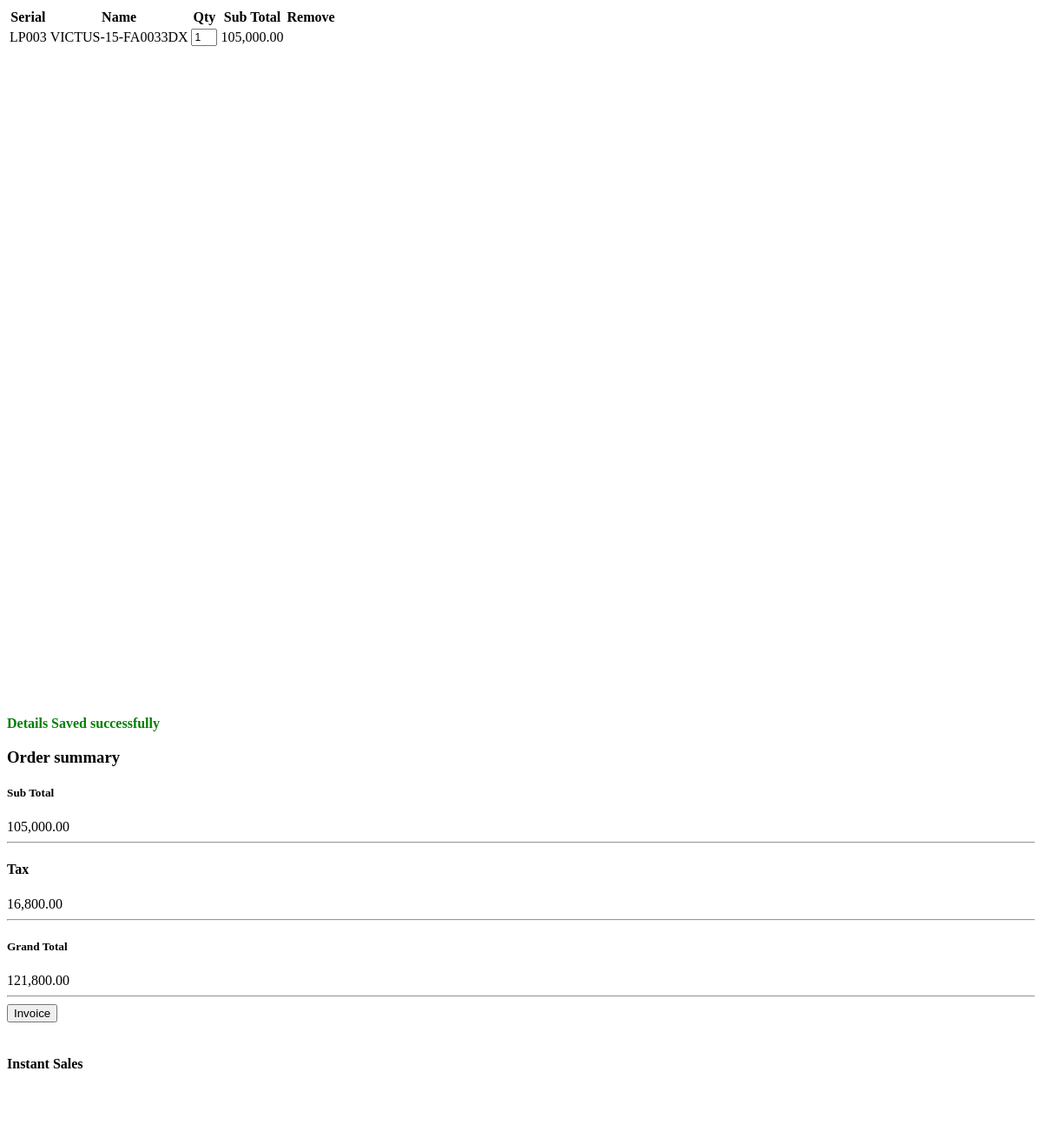
/store/customer-invoice-details/, run on an earlier commit of the app's database.
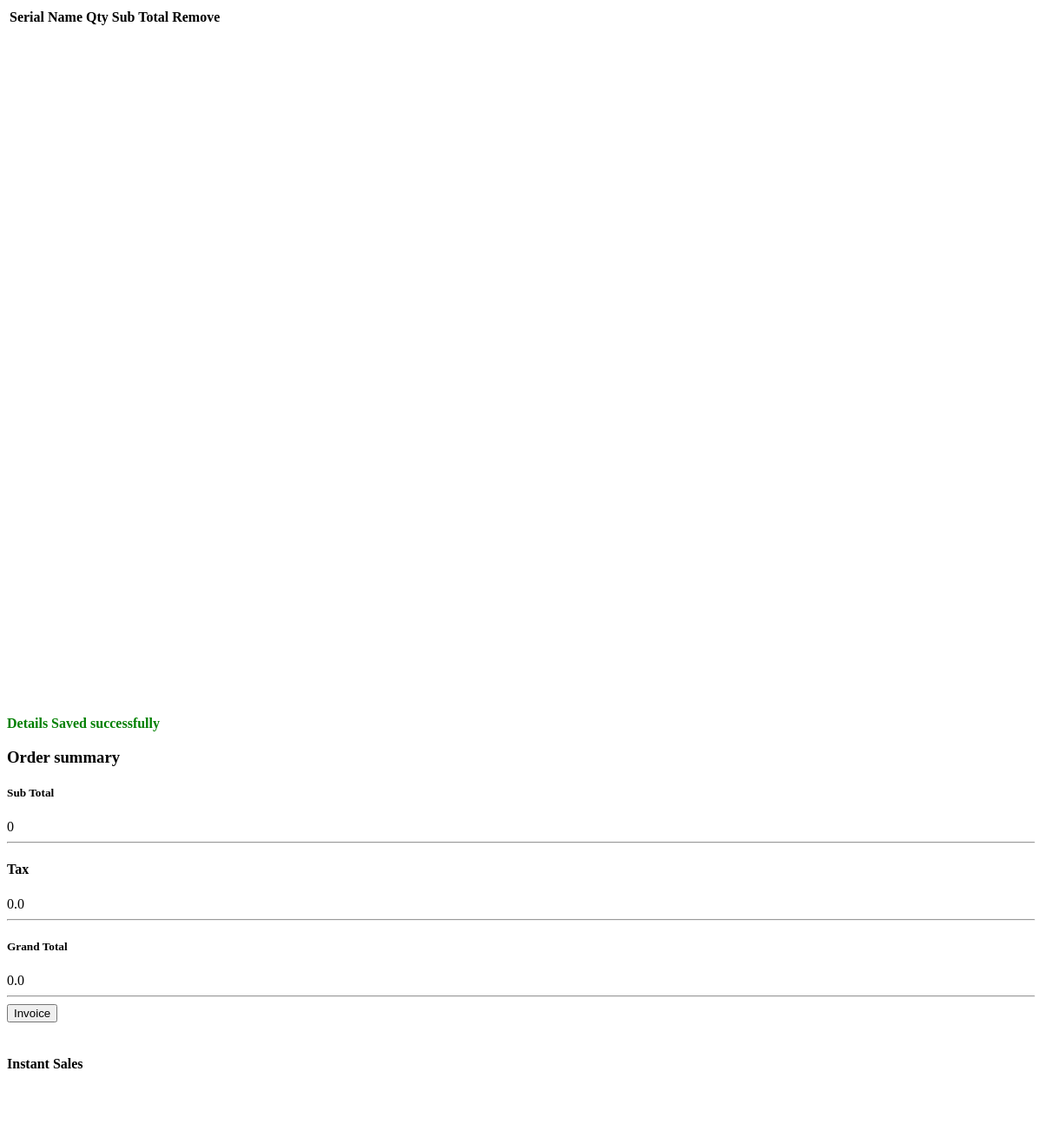
And on a later commit of the database.
### manager/models.py (models this page shows)
class StoreSales(models.Model):
    product = models.ForeignKey(ProductBuild, on_delete=models.CASCADE)
    quantity = models.IntegerField()
    price = models.DecimalField(max_digits=10, decimal_places=2, )
    tax= models.DecimalField(max_digits=10,default=16.00, decimal_places=2)
    date = models.DateField(auto_now=True)
    created_by = models.ForeignKey(User, on_delete=models.CASCADE)
    status = models.CharField(max_length=200,choices=(('cart','cart'),('ínvoiced','invoiced'),('sold','sold'),('in-stock','in-stock'),('returned','returned'),('delivered','delivered'),('Sold & Delivered','Sold & Delivered')))
    class Meta:
        verbose_name_plural = "Store Sales"

### ecommerce/models.py (models this page shows, shortened)
class ProductBuild(models.Model):
    serial1 = models.CharField(max_length=100)
    serial2 = models.CharField(max_length=100,null=True,blank=True)
    category = models.ForeignKey(ProductCategory,on_delete=models.CASCADE)
    sub_category = models.ForeignKey(ProductSubCategory,on_delete=models.CASCADE,blank=True,null=True)
    brand = models.ForeignKey(ProductBrand,on_delete=models.CASCADE)
    model = models.ForeignKey(ProductModel,on_delete=models.CASCADE)
    origin = models.ForeignKey(ProductOrigin,on_delete=models.CASCADE)
    features = models.ManyToManyField(ProductFeatures)
    processor = models.ForeignKey(ProductProcessor,on_delete=models.CASCADE,blank=True,null=True)
    generation = models.ForeignKey(ProductGeneration,on_delete=models.CASCADE,blank=True,null=True)
    memory = models.ForeignKey(ProductMemory,on_delete=models.CASCADE,blank=True,null=True)
    images = models.ManyToManyField(ProductImages)
    cost = models.DecimalField(max_digits=10, decimal_places=2)
    price = models.DecimalField(max_digits=10, decimal_places=2)
    disty_price = models.DecimalField(max_digits=10, decimal_places=2,default=0.0)
    was = models.DecimalField(max_digits=10, decimal_places=2,null=True,blank=True)
    tax= models.DecimalField(max_digits=10,default=16.00, decimal_places=2)
    status = models.CharField(max_length=200,choices=(('in-stock','in-stock'),('out-stock','out-stock'),('low','low')))
    stage = models.CharField(max_length=100,default='in-stock',choices=(('in-stock','in-stock'),('sold','sold'),('returned','returned')))
    overview = models.TextField()
    created_on = models.DateTimeField(auto_now_add=True)
    updated_on = models.DateTimeField(auto_now=True)
    created_by = models.ForeignKey(User, blank=True, null=True, on_delete=models.SET_NULL)
    designation = models.CharField(max_length=20,null=True,default="All",choices=(("All","All"),("Ecommerce","Ecommerce"),("Store","Store")))
    def __str__(self):
        return self.model.name
    class Meta:
        verbose_name_plural = "Create Product"

class ProductModel(models.Model):
    name = models.CharField(max_length=100)
    SKU = models.CharField(max_length=100)
    class Meta:
        verbose_name_plural = 'Product Models'

### manager/views.py (the view, shortened to what this page needs)
# urls.py: path('customer-invoice-details/', customer_invoice_details, name="manager-customer-invoice-details"),
@csrf_exempt
def customer_invoice_details(request):
    resp = '<strong style="color:green">Details Saved successfully</strong>'
    sales,totals = get_sales_data('cart')
    contxt = {"sales":sales,"totals":totals,"resp":resp}
    return render(request, 'manager/shop-counter-change.html',contxt)

### ecommerce/context_processors.py (called while the page is built)
def cart(request):
    return {
        'cart':ShopCart(request)
    }

def show_products(request):
    products = ProductBuild.objects.all()
    print(products)
    category = ProductCategory.objects.all()
    contxt = {
        'products':products,
        'category':category
    }
    return contxt

def show_org_profile(request):
    profile = cache.get('org-profile')
    if profile is None:
        profile = OrgProfile.objects.all()
        cache.set('org-profile', profile, timeout=2400)
    if len(profile) > 0:
        profile = profile[0]
    contxt = {
        'profile':profile
    }
    return contxt

### manager/data_ops.py (called while the page is built)
def get_sales_data(status):
    sales  = StoreSales.objects.filter(status=status)
    subtotal = round(sum([i.price for i in sales]),2)
    tax = round((subtotal*sales[0].tax)/100 if len(sales) > 0 else 0.00,2)
    total = tax  + subtotal
    total = round(total,2)
    totals  = {'tax':tax,'subtotal':subtotal,'total':total}
    return sales,totals

### manager/templates/manager/shop-counter-change.html (shortened to what this page needs)
{% load humanize %}
<div class="col-lg-8 col-sm-8">
    <div class="row" style="overflow-y:auto; height:800px;">
        <table class="table">
            <thead>
                <tr>
                    <th>Serial</th>
                    <th>Name</th>
                    <th>Qty</th>
                    <th>Sub Total</th>
                    <th>Remove</th>
                </tr>
            </thead>
            <tbody>
                {% for sale in sales %}
                <tr>
                    <td>
                        {{sale.product.serial1}}
                    </td>
                    <td>
                        {{sale.product.model.name}}
                    </td>
                    <td class="quantity-box">
                        <div class="input-group">
                            <input class="form-control" style="width:30px; font-size:12px;" value="{{sale.quantity}}" type="text" id="item_qty" >
                        </div>
                    </td>
                    <td>{{sale.price}}</td>
                    <td>
                    </td>
                </tr>
                {% endfor %}
            </tbody>
        </table>
    </div>
</div>
<div class="col-lg-4 col-sm-4">
    <div class="order-box">
        <p id="cusResp">{{resp|safe}}</p>
        <h3>Order summary</h3>
        <div class="d-flex gr-total">
            <h5>Sub Total</h5>
            <div class="ml-auto h5"> {{totals.subtotal}}</div>
        </div>
        <hr class="my-1">
        <div class="d-flex">
            <h4>Tax</h4>
            <div class="ml-auto font-weight-bold">{{totals.tax}}</div>
        </div>
        <hr>
        <div class="d-flex gr-total">
            <h5>Grand Total</h5>
            <div class="ml-auto h5"> {{totals.total}}</div>
        </div>
        <hr> </div>
        <div class="row">
            <div class="col-6 d-flex shopping-box">
                <button type="button" class="btn btn-success" data-toggle="modal" data-target="#invoiceModal">Invoice</button>
            </div>
        </div>
        <br>
        <h4>Instant Sales </h4>
        <br>
        <div class="row">
                <div class="col-5 d-flex shopping-box">
                    <a onclick="genReceipt()" class="btn btn-primary" style="color:white;">Receipt</a>
                </div>
                <div class="col-5 d-flex shopping-box">
                    <a hx-get="{% url 'manager-complete-instant-sales' %}" hx-target="#salesPage" hx-indicator="#completeInstantSales"  class="btn btn-success" style="color:white;">
                    </a>
                </div>
        </div>
</div>

What changed in the data, as far as the page shows it:
no longer on this page (row edited): StoreSales: product.serial1 "LP003", product.model.name "VICTUS-15-FA0033DX", quantity "1", price "105,000.00"
Also different on the page:
{{ totals.subtotal }}: "105,000.00" → "0"
{{ totals.tax }}: "16,800.00" → "0.0"
{{ totals.total }}: "121,800.00" → "0.0"
